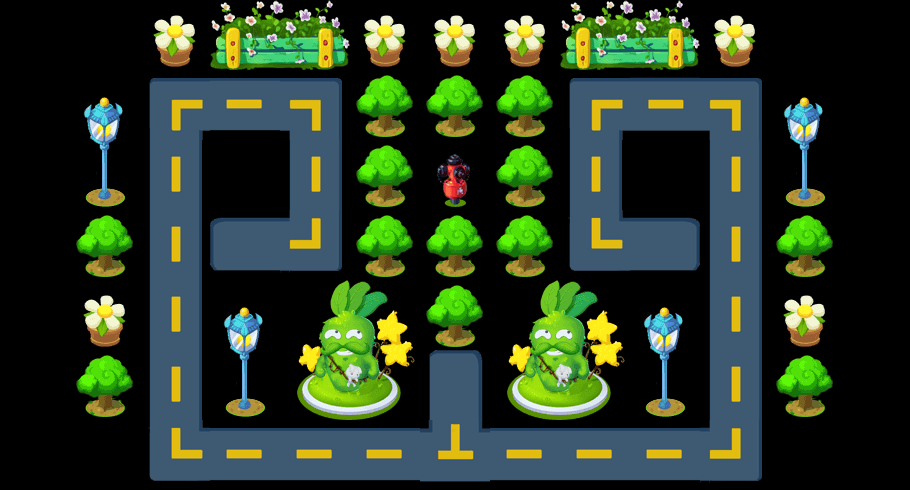

This game map was drawn from its Tiled (.tmx) file and the tilesets committed beside it. A one-line description and the trimmed map source follow:
An orthogonal 13x7 tile map with 70x70 px tiles, 2 tile layers (content, things) and 17 objects (way1_0, way1_1, way1_2, way1_3, way1_4, ...).

<map version="1.0" orientation="orthogonal" width="13" height="7" tilewidth="70" tileheight="70">
 <tileset firstgid="1" name="theme1Tiles" tilewidth="70" tileheight="70" spacing="2" margin="2">
  <image source="theme3Tiles.png" width="512" height="512" />
  <tile id="5">
   <properties>
    <property name="thingIdx" value="302" />
   </properties>
  </tile>
  <tile id="7">
   <properties>
    <property name="thingIdx" value="403" />
   </properties>
  </tile>
  <tile id="9">
   <properties>
    <property name="thingIdx" value="404" />
   </properties>
  </tile>
  <tile id="11">
   <properties>
    <property name="thingIdx" value="204" />
   </properties>
  </tile>
  <tile id="12">
   <properties>
    <property name="thingIdx" value="301" />
   </properties>
  </tile>
  <tile id="15">
   <properties>
    <property name="thingIdx" value="102" />
   </properties>
  </tile>
  <tile id="16">
   <properties>
    <property name="thingIdx" value="103" />
   </properties>
  </tile>
  <tile id="17">
   <properties>
    <property name="thingIdx" value="104" />
   </properties>
  </tile>
  <tile id="18">
   <properties>
    <property name="thingIdx" value="105" />
   </properties>
  </tile>
  <tile id="19">
   <properties>
    <property name="thingIdx" value="106" />
   </properties>
  </tile>
  <tile id="24">
   <properties>
    <property name="thingIdx" value="119" />
   </properties>
  </tile>
  <tile id="27">
   <properties>
    <property name="thingIdx" value="101" />
   </properties>
  </tile>
  <tile id="28">
   <properties>
    <property name="thingIdx" value="203" />
   </properties>
  </tile>
  <tile id="29">
   <properties>
    <property name="thingIdx" value="202" />
   </properties>
  </tile>
  <tile id="30">
   <properties>
    <property name="thingIdx" value="201" />
   </properties>
  </tile>
  <tile id="32">
   <properties>
    <property name="way" value="1" />
   </properties>
  </tile>
  <tile id="33">
   <properties>
    <property name="way" value="1" />
   </properties>
  </tile>
  <tile id="34">
   <properties>
    <property name="way" value="1" />
   </properties>
  </tile>
  <tile id="35">
   <properties>
    <property name="way" value="1" />
   </properties>
  </tile>
  <tile id="36">
   <properties>
    <property name="way" value="1" />
   </properties>
  </tile>
  <tile id="37">
   <properties>
    <property name="way" value="1" />
   </properties>
  </tile>
  <tile id="38">
   <properties>
    <property name="way" value="1" />
   </properties>
  </tile>
  <tile id="39">
   <properties>
    <property name="way" value="1" />
   </properties>
  </tile>
  <tile id="40">
   <properties>
    <property name="way" value="1" />
   </properties>
  </tile>
  <tile id="41">
   <properties>
    <property name="way" value="1" />
   </properties>
  </tile>
  <tile id="42">
   <properties>
    <property name="way" value="1" />
   </properties>
  </tile>
  <tile id="43">
   <properties>
    <property name="way" value="1" />
   </properties>
  </tile>
  <tile id="44">
   <properties>
    <property name="way" value="1" />
   </properties>
  </tile>
  <tile id="45">
   <properties>
    <property name="way" value="1" />
   </properties>
  </tile>
  <tile id="46">
   <properties>
    <property name="way" value="1" />
   </properties>
  </tile>
  <tile id="47">
   <properties>
    <property name="way" value="1" />
   </properties>
  </tile>
 </tileset>
 <layer name="content" width="13" height="7">
  <data>[91 cells, 30 non-empty, 9 distinct tile ids]</data>
 </layer>
 <layer name="things" width="13" height="7">
  <data>[91 cells, 41 non-empty, 11 distinct tile ids]</data>
 </layer>
 <objectgroup name="objs" width="13" height="7">
  <object name="way1_0" x="236" y="238" width="21" height="20" />
  <object name="way1_1" x="305" y="237" width="21" height="20" />
  <object name="way1_2" x="302" y="95" width="21" height="20" />
  <object name="way1_3" x="165" y="100" width="21" height="20" />
  <object name="way1_4" x="167" y="438" width="21" height="20" />
  <object name="way1_5" x="440" y="444" width="21" height="20" />
  <object name="way1_6" x="438" y="373" width="21" height="20" />
  <object name="way2_0" x="650" y="233" width="21" height="20" />
  <object name="way2_1" x="585" y="229" width="21" height="20" />
  <object name="way2_2" x="585" y="97" width="21" height="20" />
  <object name="way2_3" x="725" y="97" width="21" height="20" />
  <object name="way2_4" x="722" y="444" width="21" height="20" />
  <object name="way2_5" x="449" y="446" width="21" height="20" />
  <object name="way2_6" x="445" y="377" width="21" height="20" />
  <object name="hero" x="582" y="444" width="28" height="19" />
  <object name="heart" x="451" y="394" width="30" height="17" />
  <object name="openTower" x="447" y="168" width="25" height="25">
   <properties>
    <property name="level" value="2" />
    <property name="towerIdx" value="1" />
   </properties>
  </object>
 </objectgroup>
</map>
